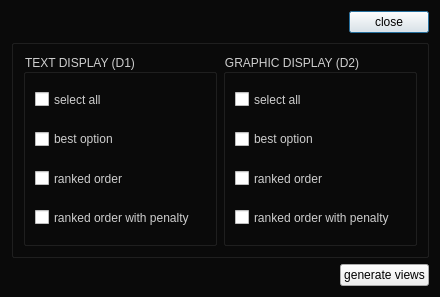
<?xml version="1.0" encoding="UTF-8"?>
<ui version="4.0">
 <class>SelectionWidowForScrollableDisplays</class>
 <widget class="QDialog" name="SelectionWidowForScrollableDisplays">
  <property name="geometry">
   <rect>
    <x>0</x>
    <y>0</y>
    <width>440</width>
    <height>297</height>
   </rect>
  </property>
  <property name="windowTitle">
   <string>Select displays to show</string>
  </property>
  <property name="styleSheet">
   <string notr="true">#SelectionWidowForScrollableDisplays{
	background-color : rgb(0,0,0,80%);
    opacity					: 0.5;

}

QCheckBox, QGroupBox{
	color						: rgb(255,255,255,80%);
}

</string>
  </property>
  <layout class="QVBoxLayout" name="verticalLayout_3">
   <item>
    <layout class="QHBoxLayout" name="horizontalLayout_3">
     <item>
      <spacer name="horizontalSpacer_2">
       <property name="orientation">
        <enum>Qt::Horizontal</enum>
       </property>
       <property name="sizeHint" stdset="0">
        <size>
         <width>40</width>
         <height>20</height>
        </size>
       </property>
      </spacer>
     </item>
     <item>
      <widget class="QPushButton" name="pushButton_2">
       <property name="text">
        <string>close</string>
       </property>
      </widget>
     </item>
    </layout>
   </item>
   <item>
    <widget class="QGroupBox" name="allDisplaysGroupBox">
     <property name="sizePolicy">
      <sizepolicy hsizetype="Expanding" vsizetype="Expanding">
       <horstretch>0</horstretch>
       <verstretch>0</verstretch>
      </sizepolicy>
     </property>
     <property name="title">
      <string/>
     </property>
     <layout class="QVBoxLayout" name="verticalLayout_4">
      <item>
       <layout class="QHBoxLayout" name="horizontalLayout">
        <item>
         <widget class="QGroupBox" name="textDisplayGroupBox">
          <property name="sizePolicy">
           <sizepolicy hsizetype="Expanding" vsizetype="Expanding">
            <horstretch>0</horstretch>
            <verstretch>0</verstretch>
           </sizepolicy>
          </property>
          <property name="title">
           <string>TEXT DISPLAY (D1)</string>
          </property>
          <layout class="QVBoxLayout" name="verticalLayout_6">
           <item>
            <layout class="QVBoxLayout" name="verticalLayout">
             <item>
              <widget class="QCheckBox" name="selectAllTextCheckBox">
               <property name="sizePolicy">
                <sizepolicy hsizetype="Expanding" vsizetype="Expanding">
                 <horstretch>0</horstretch>
                 <verstretch>0</verstretch>
                </sizepolicy>
               </property>
               <property name="text">
                <string>select all</string>
               </property>
              </widget>
             </item>
             <item>
              <widget class="QCheckBox" name="bestOptionTextCheckBox">
               <property name="sizePolicy">
                <sizepolicy hsizetype="Expanding" vsizetype="Expanding">
                 <horstretch>0</horstretch>
                 <verstretch>0</verstretch>
                </sizepolicy>
               </property>
               <property name="text">
                <string>best option</string>
               </property>
              </widget>
             </item>
             <item>
              <widget class="QCheckBox" name="rankedListTextCheckBox">
               <property name="sizePolicy">
                <sizepolicy hsizetype="Expanding" vsizetype="Expanding">
                 <horstretch>0</horstretch>
                 <verstretch>0</verstretch>
                </sizepolicy>
               </property>
               <property name="text">
                <string>ranked order</string>
               </property>
              </widget>
             </item>
             <item>
              <widget class="QCheckBox" name="rankedListWithPenaltyTextCheckBox">
               <property name="sizePolicy">
                <sizepolicy hsizetype="Expanding" vsizetype="Expanding">
                 <horstretch>0</horstretch>
                 <verstretch>0</verstretch>
                </sizepolicy>
               </property>
               <property name="text">
                <string>ranked order with penalty</string>
               </property>
              </widget>
             </item>
            </layout>
           </item>
          </layout>
         </widget>
        </item>
        <item>
         <widget class="QGroupBox" name="graphicsDisplayGroupBox">
          <property name="sizePolicy">
           <sizepolicy hsizetype="Expanding" vsizetype="Expanding">
            <horstretch>0</horstretch>
            <verstretch>0</verstretch>
           </sizepolicy>
          </property>
          <property name="title">
           <string>GRAPHIC DISPLAY (D2)</string>
          </property>
          <layout class="QVBoxLayout" name="verticalLayout_5">
           <item>
            <layout class="QVBoxLayout" name="verticalLayout_2">
             <item>
              <widget class="QCheckBox" name="selectAllGraphicsCheckBox">
               <property name="sizePolicy">
                <sizepolicy hsizetype="Expanding" vsizetype="Expanding">
                 <horstretch>0</horstretch>
                 <verstretch>0</verstretch>
                </sizepolicy>
               </property>
               <property name="text">
                <string>select all</string>
               </property>
              </widget>
             </item>
             <item>
              <widget class="QCheckBox" name="bestOptionGraphicsCheckBox">
               <property name="sizePolicy">
                <sizepolicy hsizetype="Expanding" vsizetype="Expanding">
                 <horstretch>0</horstretch>
                 <verstretch>0</verstretch>
                </sizepolicy>
               </property>
               <property name="text">
                <string>best option</string>
               </property>
              </widget>
             </item>
             <item>
              <widget class="QCheckBox" name="rankedListGraphicsCheckBox">
               <property name="sizePolicy">
                <sizepolicy hsizetype="Expanding" vsizetype="Expanding">
                 <horstretch>0</horstretch>
                 <verstretch>0</verstretch>
                </sizepolicy>
               </property>
               <property name="text">
                <string>ranked order</string>
               </property>
              </widget>
             </item>
             <item>
              <widget class="QCheckBox" name="rankedListWithPenaltyGraphicsCheckBox">
               <property name="sizePolicy">
                <sizepolicy hsizetype="Expanding" vsizetype="Expanding">
                 <horstretch>0</horstretch>
                 <verstretch>0</verstretch>
                </sizepolicy>
               </property>
               <property name="text">
                <string>ranked order with penalty</string>
               </property>
              </widget>
             </item>
            </layout>
           </item>
          </layout>
         </widget>
        </item>
       </layout>
      </item>
     </layout>
    </widget>
   </item>
   <item>
    <layout class="QHBoxLayout" name="horizontalLayout_2">
     <item>
      <spacer name="horizontalSpacer">
       <property name="orientation">
        <enum>Qt::Horizontal</enum>
       </property>
       <property name="sizeHint" stdset="0">
        <size>
         <width>458</width>
         <height>20</height>
        </size>
       </property>
      </spacer>
     </item>
     <item>
      <widget class="QPushButton" name="pushButton">
       <property name="text">
        <string>generate views</string>
       </property>
      </widget>
     </item>
    </layout>
   </item>
  </layout>
 </widget>
 <resources/>
 <connections/>
</ui>
